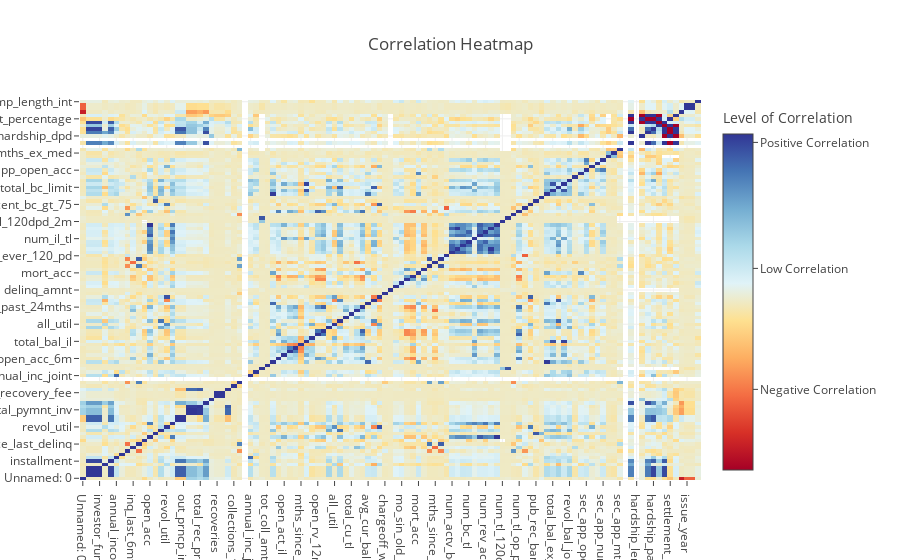

The notebook cell saved with this chart:
### Markdown cell above
Vamos verificar a correlação das variáveis

### Code cell
# We will use df_correlations dataframe to analyze our correlations.


df_correlations = df.corr()


trace = go.Heatmap(z=df_correlations.values,
                   x=df_correlations.columns,
                   y=df_correlations.columns,
                  colorscale=[[0.0, 'rgb(165,0,38)'], 
                              [0.1111111111111111, 'rgb(215,48,39)'], 
                              [0.2222222222222222, 'rgb(244,109,67)'], 
                              [0.3333333333333333, 'rgb(253,174,97)'], 
                              [0.4444444444444444, 'rgb(254,224,144)'], 
                              [0.5555555555555556, 'rgb(224,243,248)'], 
                              [0.6666666666666666, 'rgb(171,217,233)'], 
                              [0.7777777777777778, 'rgb(116,173,209)'], 
                              [0.8888888888888888, 'rgb(69,117,180)'], 
                              [1.0, 'rgb(49,54,149)']],
            colorbar = dict(
            title = 'Level of Correlation',
            titleside = 'top',
            tickmode = 'array',
            tickvals = [-0.52,0.2,0.95],
            ticktext = ['Negative Correlation','Low Correlation','Positive Correlation'],
            ticks = 'outside'
        )
                  )


layout = {"title": "Correlation Heatmap"}
data=[trace]

fig = dict(data=data, layout=layout)
iplot(fig, filename='labelled-heatmap')

### Figure 1 — Plotly figure (JSON) as saved in the notebook; plotly's stock layout.template omitted (floating-point values rounded to 4 significant figures; data arrays with more than 128 entries replaced by an {"elided": "..."} marker saying what was removed)
{"data": [{"colorbar": {"tickmode": "array", "ticks": "outside", "ticktext": ["Negative Correlation", "Low Correlation", "Positive Correlation"], "tickvals": [-0.52, 0.2, 0.95], "title": {"side": "top", "text": "Level of Correlation"}}, "colorscale": [[0, "rgb(165,0,38)"], [0.1111, "rgb(215,48,39)"], [0.2222, "rgb(244,109,67)"], [0.3333, "rgb(253,174,97)"], [0.4444, "rgb(254,224,144)"], [0.5556, "rgb(224,243,248)"], [0.6667, "rgb(171,217,233)"], [0.7778, "rgb(116,173,209)"], [0.8889, "rgb(69,117,180)"], [1, "rgb(49,54,149)"]], "type": "heatmap", "uid": "37f36b61-a4f3-4cc5-9821-f6a79cfcfd87", "x": ["Unnamed: 0", "loan_amount", "funded_amount", "investor_funds", "interest_rate", "installment", "annual_income", "dti", "delinq_2yrs", "inq_last_6mths", "mths_since_last_delinq", "mths_since_last_record", "open_acc", "pub_rec", "revol_bal", "revol_util", "total_acc", "out_prncp", "out_prncp_inv", "total_pymnt", "total_pymnt_inv", "total_rec_prncp", "total_rec_int", "total_rec_late_fee", "recoveries", "collection_recovery_fee", "last_pymnt_amnt", "collections_12_mths_ex_med", "mths_since_last_major_derog", "policy_code", "annual_inc_joint", "dti_joint", "acc_now_delinq", "tot_coll_amt", "tot_cur_bal", "open_acc_6m", "open_act_il", "open_il_12m", "open_il_24m", "mths_since_rcnt_il", "total_bal_il", "il_util", "open_rv_12m", "open_rv_24m", "max_bal_bc", "all_util", "total_rev_hi_lim", "inq_fi", "total_cu_tl", "inq_last_12m", "acc_open_past_24mths", "avg_cur_bal", "bc_open_to_buy", "bc_util", "chargeoff_within_12_mths", "delinq_amnt", "mo_sin_old_il_acct", "mo_sin_old_rev_tl_op", "mo_sin_rcnt_rev_tl_op", "mo_sin_rcnt_tl", "mort_acc", "mths_since_recent_bc", "mths_since_recent_bc_dlq", "mths_since_recent_inq", "mths_since_recent_revol_delinq", "num_accts_ever_120_pd", "num_actv_bc_tl", "num_actv_rev_tl", "num_bc_sats", "num_bc_tl", "num_il_tl", "num_op_rev_tl", "num_rev_accts", "num_rev_tl_bal_gt_0", "num_sats", "num_tl_120dpd_2m", "num_tl_30dpd", "num_tl_90g_dpd_24m", "num_tl_op_past_12m", "pct_tl_nvr_dlq", "percent_bc_gt_75", "pub_rec_bankruptcies", "tax_liens", "tot_hi_cred_lim", "total_bal_ex_mort", "total_bc_limit", "total_il_high_credit_limit", "revol_bal_joint", "sec_app_inq_last_6mths", "sec_app_mort_acc", "sec_app_open_acc", "sec_app_revol_util", "sec_app_open_act_il", "sec_app_num_rev_accts", "sec_app_chargeoff_within_12_mths", "sec_app_collections_12_mths_ex_med", "sec_app_mths_since_last_major_derog", "deferral_term", "hardship_amount", "hardship_length", "hardship_dpd", "orig_projected_additional_accrued_interest", "hardship_payoff_balance_amount", "hardship_last_payment_amount", "settlement_amount", "settlement_percentage", "settlement_term", "issue_month", "issue_year", "year", "emp_length_int"], "y": ["Unnamed: 0", "loan_amount", "funded_amount", "investor_funds", "interest_rate", "installment", "annual_income", "dti", "delinq_2yrs", "inq_last_6mths", "mths_since_last_delinq", "mths_since_last_record", "open_acc", "pub_rec", "revol_bal", "revol_util", "total_acc", "out_prncp", "out_prncp_inv", "total_pymnt", "total_pymnt_inv", "total_rec_prncp", "total_rec_int", "total_rec_late_fee", "recoveries", "collection_recovery_fee", "last_pymnt_amnt", "collections_12_mths_ex_med", "mths_since_last_major_derog", "policy_code", "annual_inc_joint", "dti_joint", "acc_now_delinq", "tot_coll_amt", "tot_cur_bal", "open_acc_6m", "open_act_il", "open_il_12m", "open_il_24m", "mths_since_rcnt_il", "total_bal_il", "il_util", "open_rv_12m", "open_rv_24m", "max_bal_bc", "all_util", "total_rev_hi_lim", "inq_fi", "total_cu_tl", "inq_last_12m", "acc_open_past_24mths", "avg_cur_bal", "bc_open_to_buy", "bc_util", "chargeoff_within_12_mths", "delinq_amnt", "mo_sin_old_il_acct", "mo_sin_old_rev_tl_op", "mo_sin_rcnt_rev_tl_op", "mo_sin_rcnt_tl", "mort_acc", "mths_since_recent_bc", "mths_since_recent_bc_dlq", "mths_since_recent_inq", "mths_since_recent_revol_delinq", "num_accts_ever_120_pd", "num_actv_bc_tl", "num_actv_rev_tl", "num_bc_sats", "num_bc_tl", "num_il_tl", "num_op_rev_tl", "num_rev_accts", "num_rev_tl_bal_gt_0", "num_sats", "num_tl_120dpd_2m", "num_tl_30dpd", "num_tl_90g_dpd_24m", "num_tl_op_past_12m", "pct_tl_nvr_dlq", "percent_bc_gt_75", "pub_rec_bankruptcies", "tax_liens", "tot_hi_cred_lim", "total_bal_ex_mort", "total_bc_limit", "total_il_high_credit_limit", "revol_bal_joint", "sec_app_inq_last_6mths", "sec_app_mort_acc", "sec_app_open_acc", "sec_app_revol_util", "sec_app_open_act_il", "sec_app_num_rev_accts", "sec_app_chargeoff_within_12_mths", "sec_app_collections_12_mths_ex_med", "sec_app_mths_since_last_major_derog", "deferral_term", "hardship_amount", "hardship_length", "hardship_dpd", "orig_projected_additional_accrued_interest", "hardship_payoff_balance_amount", "hardship_last_payment_amount", "settlement_amount", "settlement_percentage", "settlement_term", "issue_month", "issue_year", "year", "emp_length_int"], "z": {"elided": "111x111 float values"}}], "layout": {"title": {"text": "Correlation Heatmap"}}}
